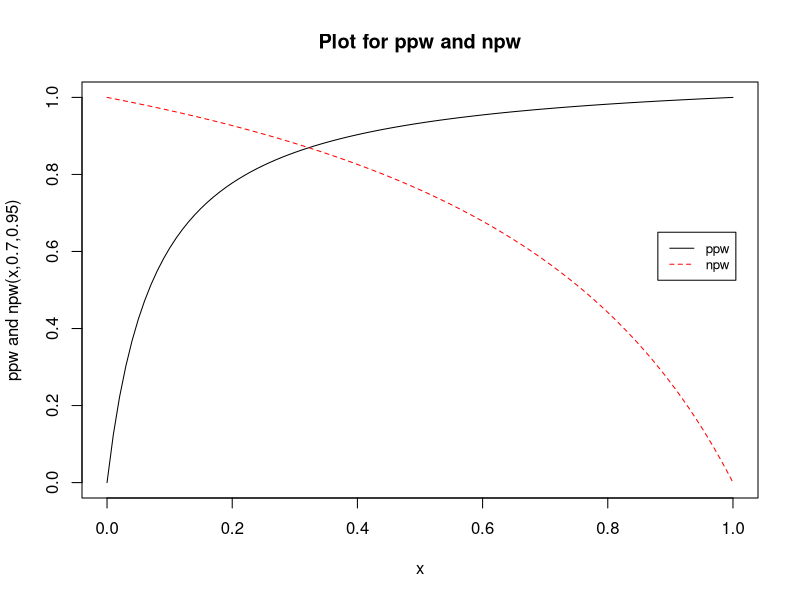
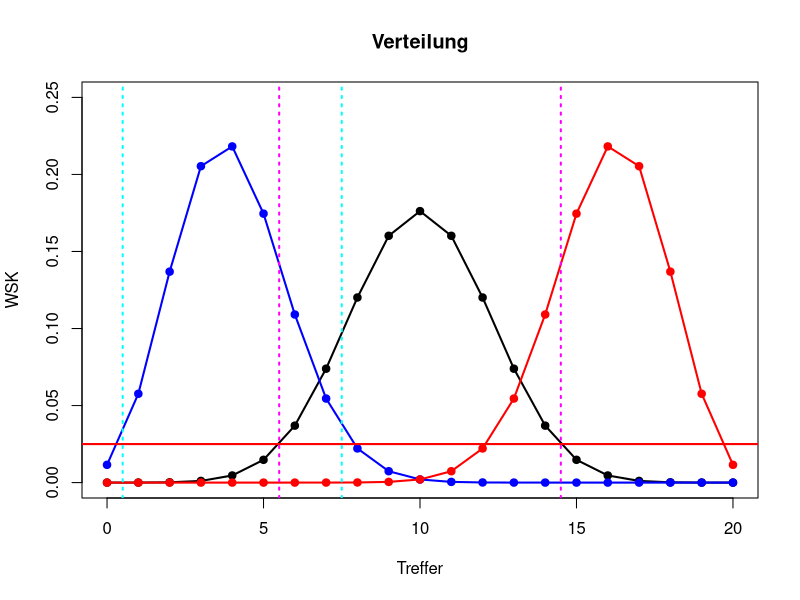

Reproduce these figures in R, in order.
## ---- chunk 1
knitr::opts_chunk$set(echo = FALSE)
library(data.table)
setDTthreads(1)
## ---- chunk 2
ppw<-function(prev,sens,spez) {
  return(sens*prev/(sens*prev+(1-spez)*(1-prev)))
}
npw<-function(prev,sens,spez) {
  return(spez*(1-prev)/(spez*(1-prev)+(1-sens)*prev))
}
ppw(c(0.03,0.2,0.8),0.7,0.95)
npw(c(0.03,0.2,0.8),0.7,0.95)
## ---- chunk 3
x<-seq(0,1,0.1)
curve(ppw(x,0.7,0.95),0,1,
      main = "Plot for ppw and npw",
      xlab = "x",
      ylab = "ppw and npw(x,0.7,0.95)")
curve(npw(x,0.7,0.95),add=TRUE,col="red",lty="dashed")
legend(0.88, 0.65, legend=c("ppw", "npw"),
       col=c("black", "red"), lty=1:2, cex=0.8)
## ---- chunk 4
dbinom(4,20,0.5)
-(dbinom(4,20,0.5,log=T))
## ---- chunk 5
dbinom(4,20,0.2)
-(dbinom(4,20,0.2,log=T))
## ---- chunk 6
# VARIANTE 1: per Hand
n=20;p=0.5;alla=c()
a = for(k in 0:20) {
  a= choose(n,k)*p^k*(1-p)^(n-k)
  alla = c( alla, a)
}
table(cumsum(alla)>=0.05)
cumsum(alla)[7]

## ---- chunk 7
# VARIANTE 2: Mittels pbinom
pbinom(6,20,0.5)

# VARIANTE 3: Mittels binom.test
test<-binom.test(6,n=20,p=0.5,alternative="less")
test$p.value
## ---- chunk 8
n=20
p=0.2
alla2=c()
a = for(k in 0:20) {
  a= choose(n,k)*p^k*(1-p)^(n-k)
  alla2 = c(alla2, a)
}

p=0.8
alla3=c()
a = for(k in 0:20) {
  a= choose(n,k)*p^k*(1-p)^(n-k)
  alla3 = c(alla3, a)
}

x<-c(0:20)
plot(x,alla,xlab="Treffer",ylab="WSK",pch=19,main="Verteilung",ylim=c(0,0.25))
lines(x,alla,lwd=2)
points(x,alla2,col="blue",pch=19)
lines(x,alla2,col="blue",lwd=2)
points(x,alla3,col="red",pch=19)
lines(x,alla3,col="red",lwd=2)

abline(h=0.025,col="red",lwd=2)
abline(v=0.5,col="cyan",lwd=2,lty=3)
abline(v=7.5,col="cyan",lwd=2,lty=3)
abline(v=5.5,col="magenta",lwd=2,lty=3)
abline(v=14.5,col="magenta",lwd=2,lty=3)
## ---- chunk 9
pvec<-c(0.023,0.006,0.025,0.35,0.3,0.04,0.2,0.002,0.015)
pid<-c("rs1001","rs1002","rs1003","rs1004","rs1005",
       "rs1006","rs1007","rs1008","rs1009")
myDat<-data.table(pid,pvec)
setorder(myDat,pvec)

myDat$p.adj.1<-round(p.adjust(myDat$pvec,method = "bonferroni"),4)
myDat$p.adj.2<-round(p.adjust(myDat$pvec,method = "holm"),4)
myDat$p.adj.3<-round(p.adjust(myDat$pvec,method = "BH"),4)

## ---- chunk 10
knitr::kable(myDat, 
             caption = "Ausgefüllte Tabelle zu Aufgabe 4. 
                        B=Bonferroni, BonH=Bonferroni-Holm, 
                        BenH=Benjamini-Hochberg",
             col.names = c("SNP","p-Wert","adj. p B","adj. p BonH","adj. p BenH"))
